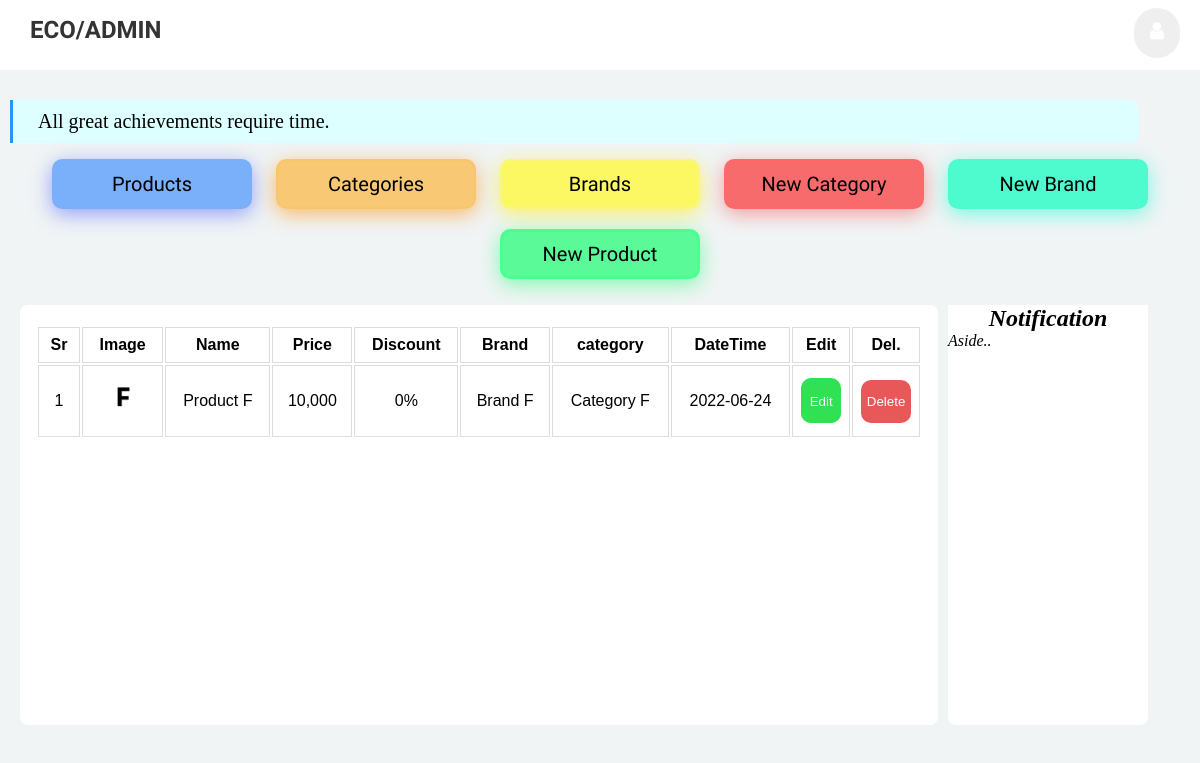
Page /product/6 (signed in) on the earlier database version.
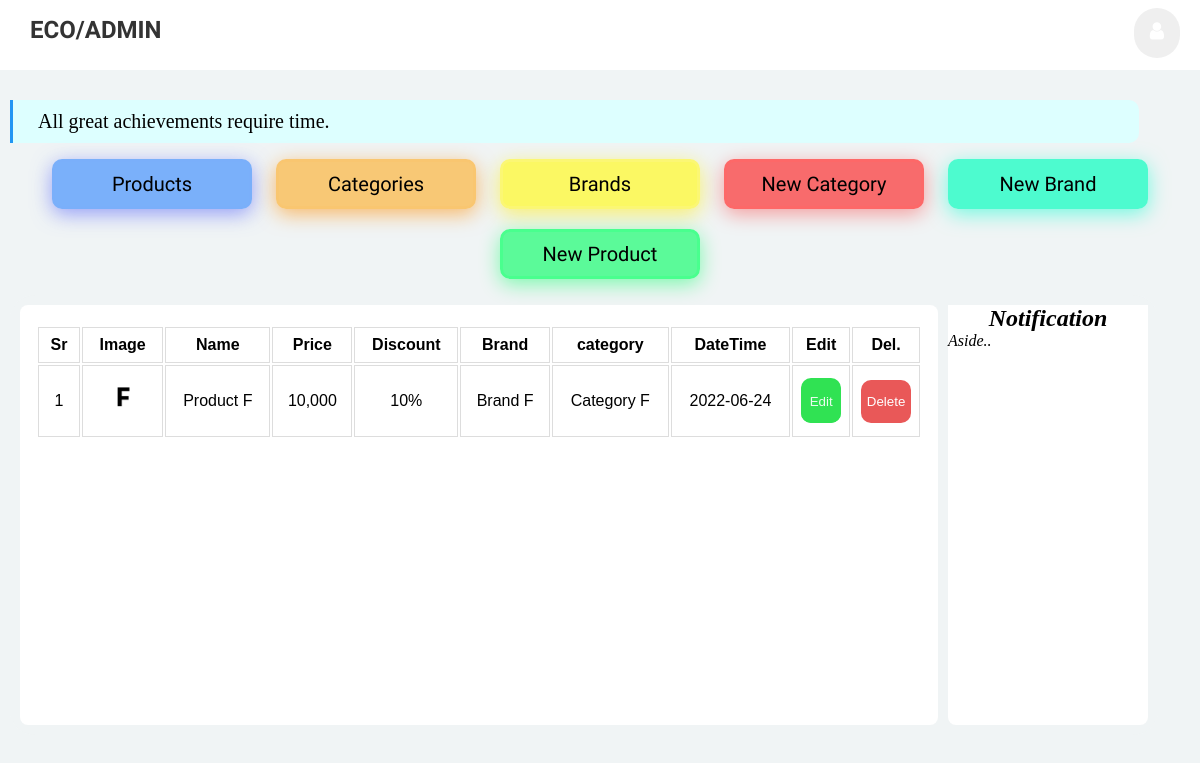
Same page on the later database version.
### pet_shop/products/models.py (models this page shows, shortened)
class NewProduct(db.Model):
    __tablename__ = 'newproduct'
    __searchable__ = ['name', "desc"]
    id = db.Column(db.Integer, primary_key=True)
    name = db.Column(db.String(80), nullable=False)
    image_1 = db.Column(db.String(150), nullable=False, default='default.png')
    image_2 = db.Column(db.String(150), nullable=False, default='default.png')
    image_3 = db.Column(db.String(150), nullable=False, default='default.png')
    price = db.Column(db.Numeric(precision=8, asdecimal=False, decimal_return_scale=None), nullable=False)
    discount = db.Column(db.Integer, default=0)
    stock = db.Column(db.Integer, nullable=False)
    colors = db.Column(db.Text, nullable=False, default="gjkgkj")
    desc = db.Column(db.Text, nullable=False, default="ghjgk")
    pub_date = db.Column(db.DateTime, nullable=False, default=datetime.utcnow)
    category_id = db.Column(db.Integer, db.ForeignKey('category.id'),nullable=False)
    category = db.relationship('CategoryName',backref=db.backref('categories', lazy=True))
    brand_id = db.Column(db.Integer, db.ForeignKey('brand.id'),nullable=False)
    brand = db.relationship('BrandName',backref=db.backref('brands', lazy=True))
    user_id = db.Column(db.Integer, db.ForeignKey('users.id'), nullable=False)
    @app.template_filter()
    def numberFormat(value):
        return format(int(value), ',d')

### pet_shop/products/routes.py (the view)
@app.route("/product/<int:product_id>")
def product(product_id):
    product = NewProduct.query.get_or_404(product_id)
    if product.user != current_user:
        abort(403)
    return render_template('Productid.html', product=product)

### pet_shop/admin/models.py (called while the page is built)
@login_manager.user_loader
def load_user(user_id):
    return User.query.get(int(user_id))

### pet_shop/templates/Productid.html (shortened to what this page needs)
{% extends 'layout.html' %}
{% block content %}
        <main>
{% if product.user == current_user %}
        <table class="table tbale-sm">
            <thead>
            <tr>
                <th>Sr</th>
                <th>Image</th>
                <th>Name</th>
                <th>Price</th>
                <th>Discount</th>
                <th>Brand</th>
                <th>category</th>
                <th>DateTime</th>
                <th>Edit</th>
                <th>Del.</th>
             </tr>
            </thead>
            <tbody>
            <tr>
    <td>{{ product.id - product.id + 1 }}</td>
    <td> <img src="{{url_for('static',filename='images/product_img/' + product.image_1)}}" alt="{{product.name}}" width="50" height="50" alt="img"></td>
            <td class="productname"><a href="{{url_for('product', product_id=product.id)}}">{{ product.name }}</a></td>
            <td>{{ product.price | numberFormat }}</td>
            <td>{{ product.discount }}%</td>
            <td class="brandname"><a href="{{ url_for('Brands') }}">{{product.brand.name}}</a></td>
            <td class="categoryname"><a href="{{ url_for('Categories') }}">{{product.category.name}}</a></td>
            <td>{{ product.pub_date.strftime('%Y-%m-%d') }}</td>
  <td> <a href="{{url_for('Update_Product', product_id=product.id) }}" class="edit-buttons"><button class="edit-buttons">Edit</button></a></td>
  <td>
     <button class="dialog-buttons" onclick="document.getElementById('id01').style.display='block'" type="button">Delete</button>
  </td>
 </tr>
</tbody>
  </table>
{% endif %}
</main>
{% endblock content %}

Differences in the rows shown:
changed NewProduct "Product F": discount "0" → "10"
